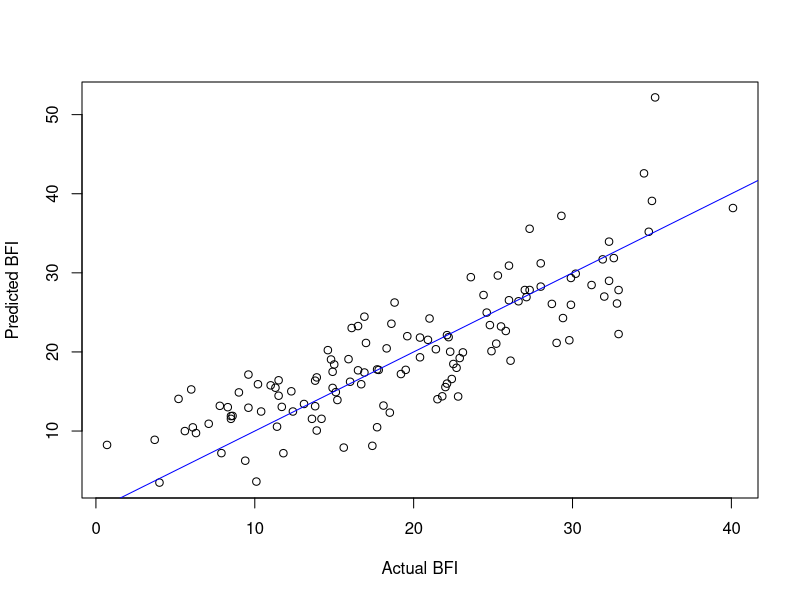
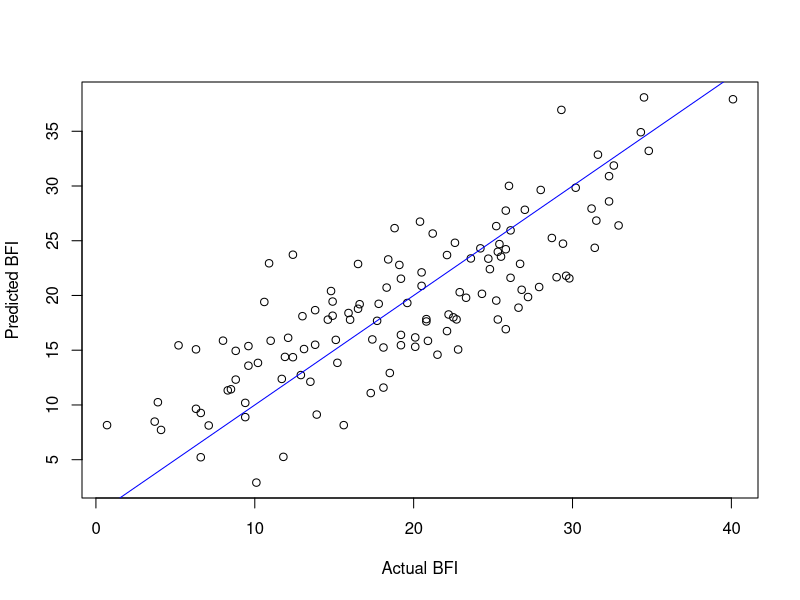
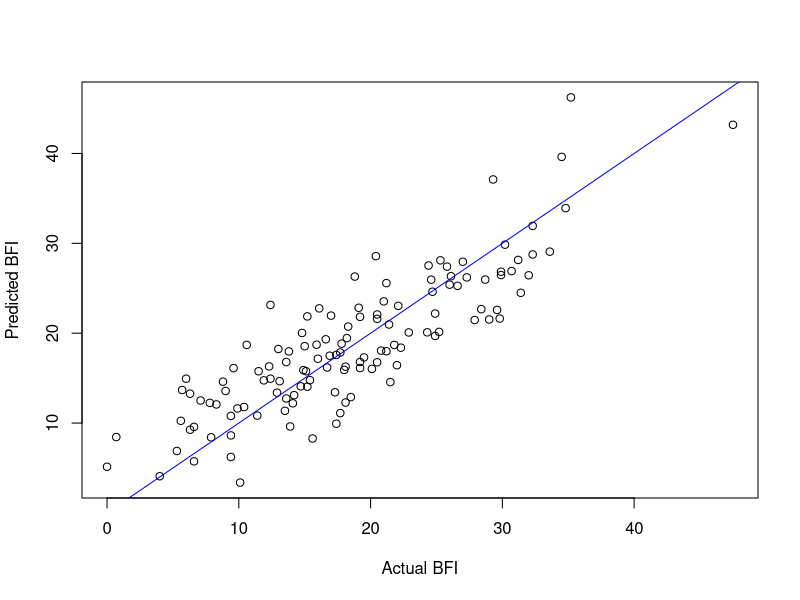
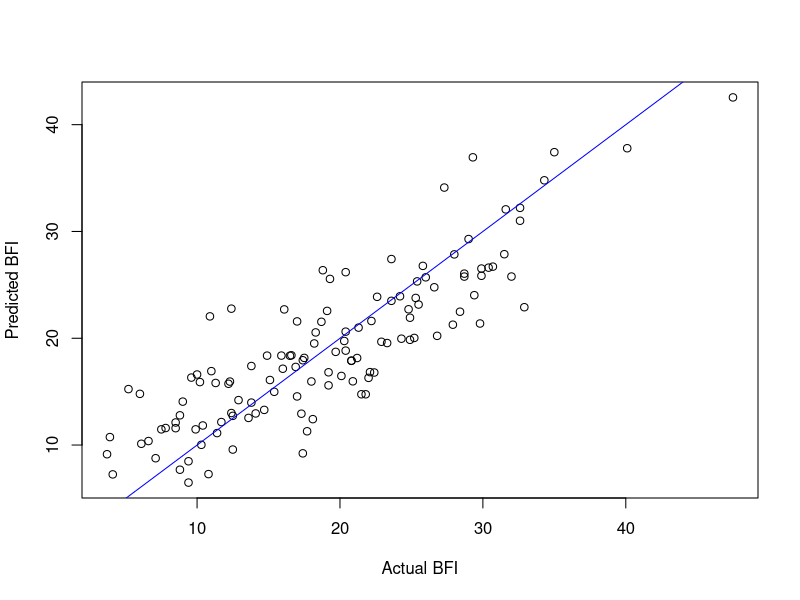
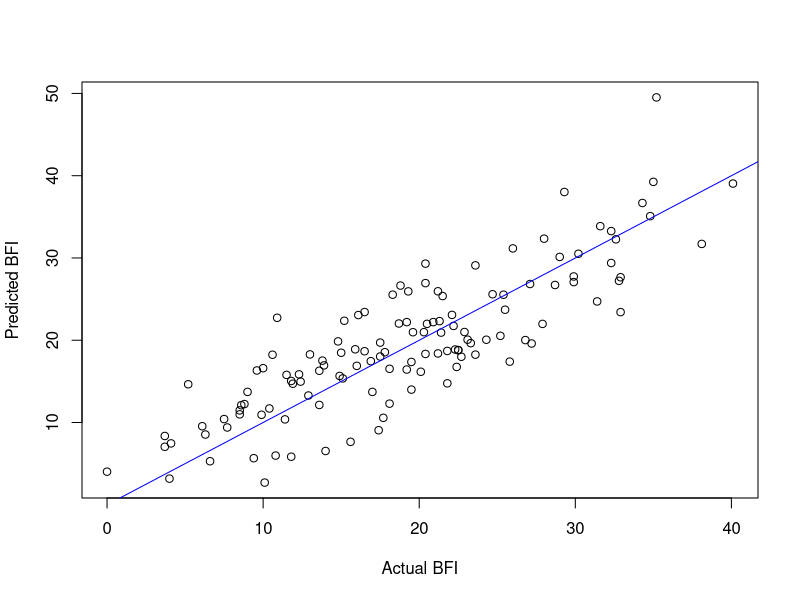
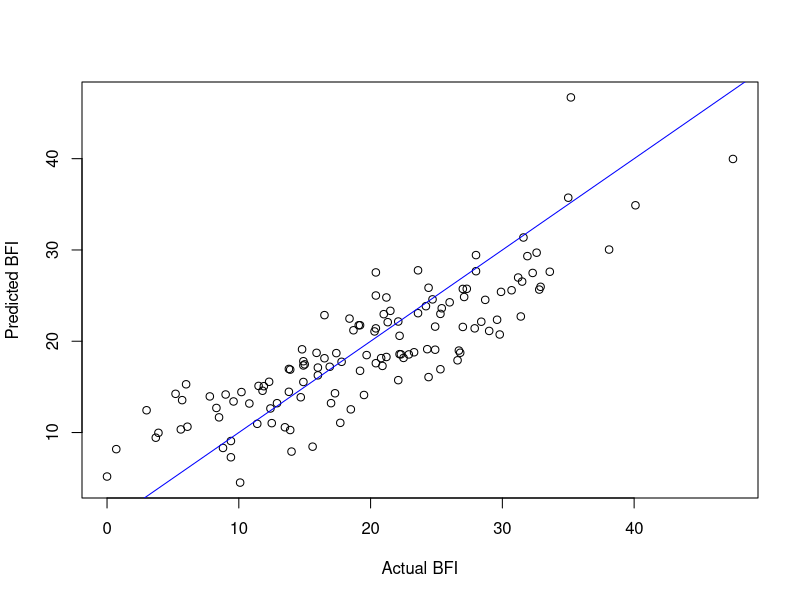
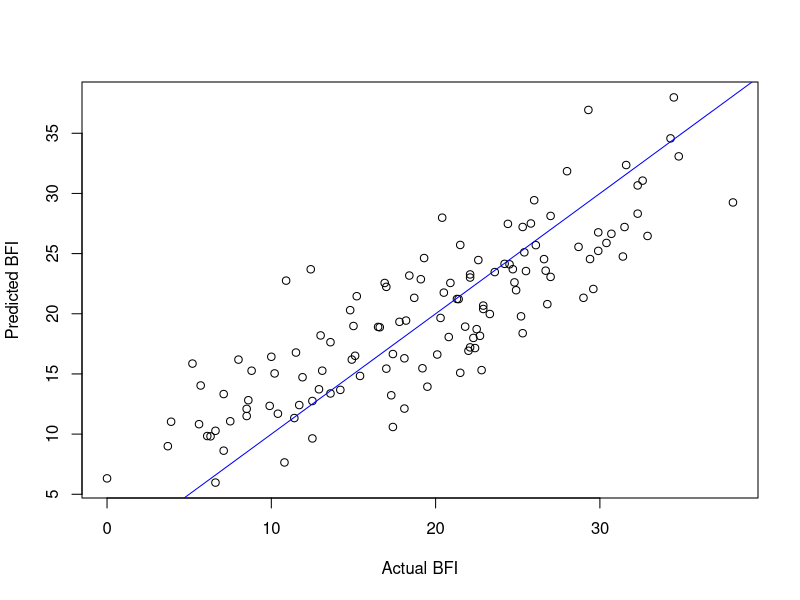
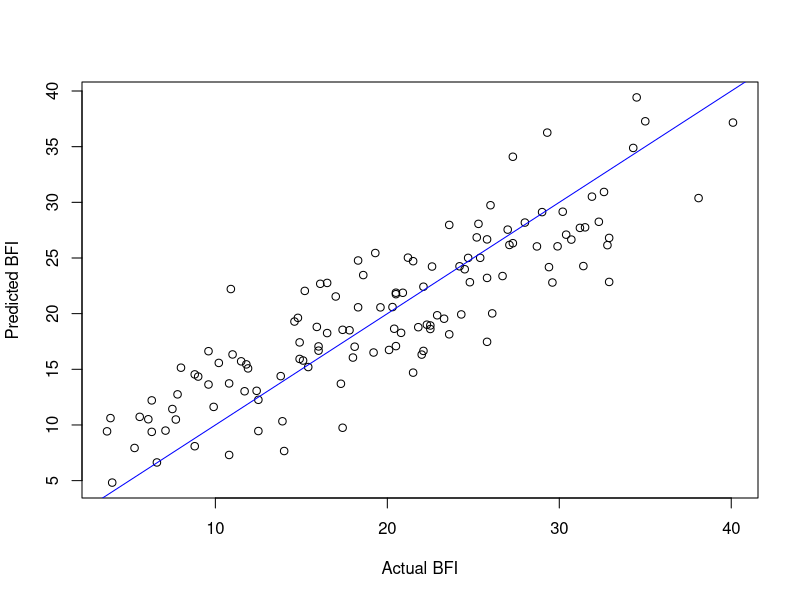

The R source for these figures, in order:
################### ASSIGNMENT 1 ###################
# Part 4 : A multi-dimensional linear model
#
# @Authors Maxime Dimidschstein and Doriane Olewicki
# @Date 12 Feb 2018
####################################################

##### Auxiliary Functions #####

# Predict values from data contained in x with coefficients w
predict <- function (x, w) {
  intercept <- w[1]
  intercept + as.matrix(x) %*% w[2:length(w)]
}

# Compute the squared loss between real and predicted (task 1)
squareloss <- function(real, predicted) {
  sum((real-predicted)^2)
}

# Model of the BFI depending on Weight and Height
model1 <- function(training, test=training, coef=FALSE, draw=FALSE) {
  real <- test[,c("BFI")]         # Real BFI values
  
  linearmodel <- lm(BFI ~ Weight + Height, data = training)
  w <- linearmodel$coefficients   # Model
  
  x <- test[,c("Weight", "Height")]
  predicted <- predict(x,w)       # Prediction
  
  if(draw) {
    plot (real, predicted, xlab="Actual BFI", ylab="Predicted BFI")
    abline (0,1, col="blue")
  }
  
  if(coef)
    cat("Coefficients of model 1:", w[1], "(Intercept)", w[2], "(Weight)" , w[3], "(Height)\n")
  
  squareloss(real, predicted)     # Squared loss
}

# Model of the BFI depending on Weight, Abdomen and Biceps (task 2)
model2 <- function(training, test=training, coef=FALSE, draw=FALSE) {
  real <- test[,c("BFI")]         # Real BFI values
  
  linearmodel <- lm(BFI ~ Weight + Abdomen + Biceps, data = training)
  w <- linearmodel$coefficients   # Model
  
  x <- test[,c("Weight", "Abdomen", "Biceps")]
  predicted <- predict(x,w)       # Prediction
  
  if(draw) {
    plot (real, predicted, xlab="Actual BFI", ylab="Predicted BFI")
    abline (0,1, col="blue")
  }
  
  if(coef)
    cat("Coefficients of model 2:", w[1], "(Intercept)", w[2], "(Weight)" , w[3], "(Abdomen)", w[4], "(Biceps)\n")
  
  squareloss(real, predicted)     # Squared loss
}

# Perform an experiment by splitting the data and applying the model (task 3)
experiment <- function(bodyfat) {
  len <- dim(bodyfat)[1]
  indices <- sample.int(n=len, size=len/2)  # Indices splitting
  training <- bodyfat[indices,]             # Training set
  test <- bodyfat[-indices,]                # Test set
  
  model2(training, test, draw=TRUE)         # Apply model
}

# Call experiment function n times and compute average error
repetition <- function(bodyfat, n) {
  error <- 0  # Average error
  for(i in 1:n) {
    error <- error + experiment(bodyfat)
  }
  error/n
}

##### SCRIPT #####

# Input reading
bodyfat <- read.csv("bodyfat.csv", row.names=1)

model1(bodyfat, coef=TRUE)
error2 <- model2(bodyfat, coef=TRUE)
cat("Full set: Squared error =", error2, "; Mean square error =", error2/dim(bodyfat)[1], "\n")

# Open file for plots
pdf(file="BFI.pdf")

# Perform 100 experiments
errorR <- repetition(bodyfat, 100)
cat("Splitting: Squared error =", errorR, "; Mean square error =", errorR/(dim(bodyfat)[1]/2), "\n")

# Close file
dev.off()

